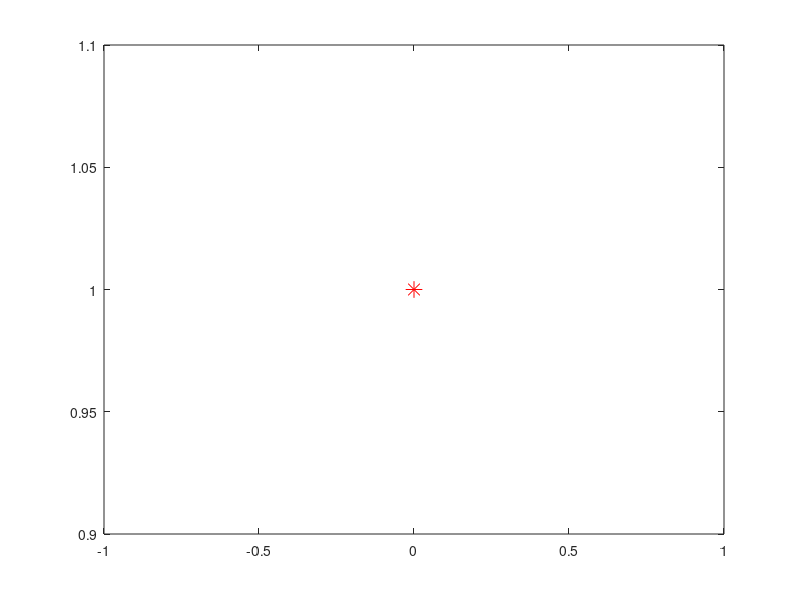

MATLAB code to generate this figure: (Note: this script raises an error after producing the figure.)
function UnitSphere
    a_max=1;
    x1=0; v1=1; x2=1; v2=-1;
    xc = (x1+x2)/2;
    vc = (v1+v2)/2;
    x = xc-6.0:0.04:xc+6.0;
    y = vc-3:0.04:vc+3;
    plot_surf();
    
    % returns the minimum time between 2 points ([x1,y1] and [x2,y2]) in the state space
    % returns -1 if the solution does not exist
    function T = cal_min_time2(x1, v1, x2, v2)
        dp_acc = 0.5*(v1+v2)*abs(v2-v1)/a_max;
        sigma = sign(x2 - x1 - dp_acc);
        a2 = -sigma*a_max; 
        a1 = -a2;
        a = a1; b = 2*v1; c = (v2^2-v1^2)/(2*a2) - (x2-x1);
        q = -0.5*(b + sign(b)*(b^2-4*a*c)^0.5);
        ta1_a = q/a; ta1_b = c/q;
        if (ta1_a > 0) ta1 = ta1_a;
        elseif (ta1_b > 0) ta1 = ta1_b;
        elseif (ta1_a == 0 || ta1_b == 0) T=0; return;
        else T=-1; return;
        end;
        T = (v2-v1)/a2 + 2*ta1;
    end

    % returns the minimum time between 3 points ([x1,y1] -> [xi,yi] -> [x2,y2]) in the state space
    % returns -1 if the solution does not exist
    function T = cal_min_time3(x1, v1, x2, v2, xi, vi)
        T1 = cal_min_time2(x1, v1, xi, vi);
        T2 = cal_min_time2(xi, vi, x2, v2);
        if (T1 < 0 || T2 < 0)
            T = -1;
            return;
        end
        T = T1 + T2;
    end

    function plot_surf()
        [X, Y] = meshgrid(x, y);
        %Z = arrayfun(@cal_min_time2, repmat(x1,size(X)), repmat(v1,size(Y)), X, Y);
        Z = arrayfun(@cal_min_time3, repmat(x1,size(X)), repmat(v1,size(Y)), repmat(x2,size(X)), repmat(v2,size(Y)), X, Y);
%         contour3(X,Y,Z,10,'k'); 
%         hold on; surf(X,Y,Z, 'Edgecolor', 'none'); colorbar; hold off;
%         xlabel('X'); ylabel('X_d_o_t'); zlabel('Time');
        figure;
        plot(x1,v1,'r*','markers',12); hold on; plot(x2,v2,'K*','markers',12); hold off;
        hold on; pcolor(X,Y,Z); shading flat; colorbar; hold off;
        hold on; contour(X,Y,Z,2,'k'); hold off;
        xlabel('X'); ylabel('X_d_o_t'); zlabel('Time');
        hold on; plot(x1,v1,'r*','markers',12); plot(x2,v2,'K*','markers',12); hold off;
        legend('start','goal');
    end

    function s = sign(x)
        if (x>=0) s=1; else s=-1; end
    end
end
